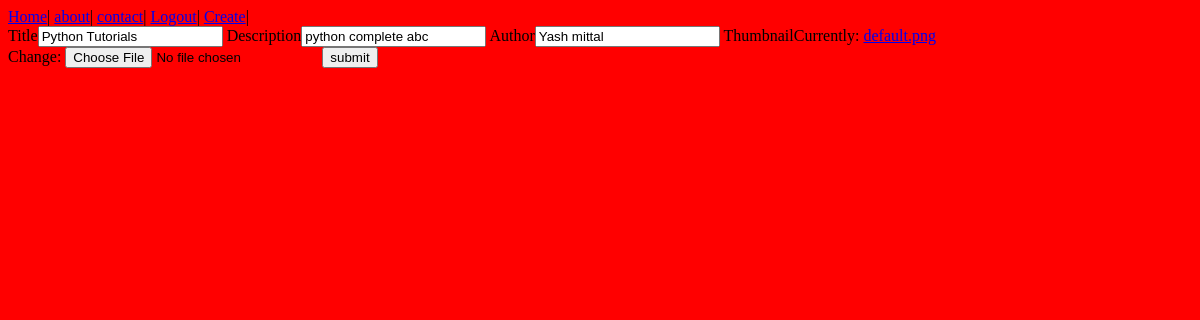
The app's page /post/update/1 (signed in), older data.
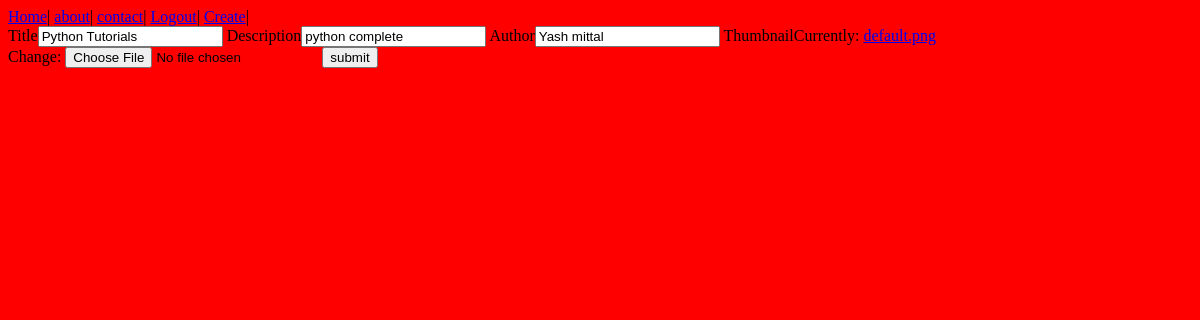
The same page, newer data.
### posts/models.py (models this page shows, shortened)
class Post(models.Model):
    title = models.CharField(max_length=255)
    author = models.CharField(max_length=50)
    description = models.TextField()
    thumbnail = models.ImageField(upload_to="thumbnail/",default="default.png")
    published_date = models.DateTimeField(auto_now_add=True)

### posts/views.py (the view)
# urls.py: path("update/<int:post_id>",views.update,name="update")
@login_required
def update(request:HttpRequest,post_id):
    post = Post.objects.get(pk=post_id)
    form = PostCreationForm(instance=post)
    if request.method == "POST":
        form = PostCreationForm(instance=post,data=request.POST,files=request.FILES)
        if form.is_valid():
            form.save()
            return redirect('posts_home')
    context={'form':form}
    return render(request,"update.html",context)

### posts/forms.py
class PostCreationForm(forms.ModelForm):
    title = forms.CharField(widget=forms.TextInput(attrs={'class':"form-control"}))
    description = forms.CharField(widget=forms.TextInput(attrs={'class':"form-control"}))
    author = forms.CharField(widget=forms.TextInput(attrs={'class':"form-control"}))
    class Meta:
        model = Post
        fields = ['title','description','author','thumbnail']

### templates/update.html (shortened to what this page needs)
{% extends "base.html" %}
{% block form %}
<form action="" method='POST'>
    {% for field in form %}
        {{field.label}}{{ field }}
    {% endfor %}
    <input type="submit" value="submit">
</form>
{% endblock  %}

Row changes from the older to the newer data that the page shows:
changed Post "Python Tutorials": description "python complete abc" → "python complete"
